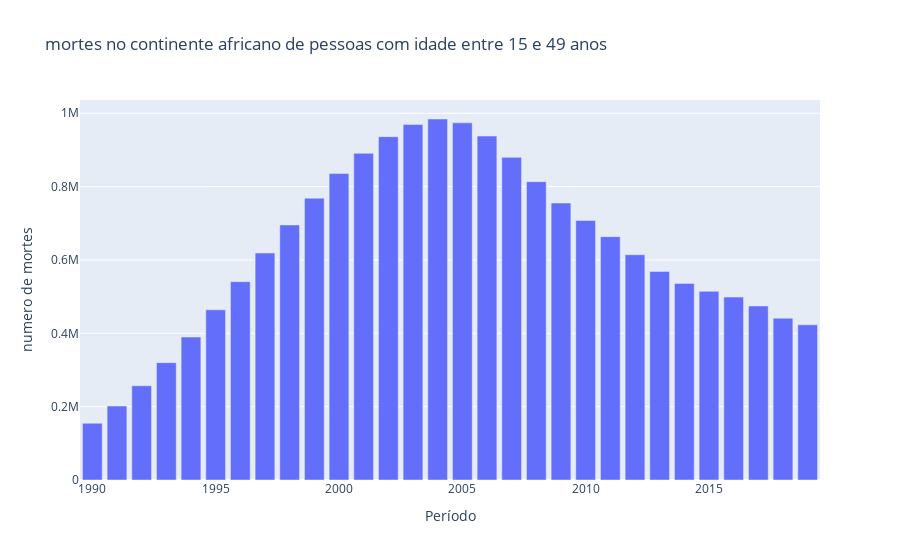

Notebook source saved alongside this figure:
### Code cell
data = [go.Bar(x=africa_df['Year'].values,
               y=soma_por_ano_africa['Deaths - HIV/AIDS - Sex: Both - Age: 15-49 years (Number)'])]
               

#criando layout
configuracoes_layout = go.Layout(title='mortes no continente africano de pessoas com idade entre 15 e 49 anos',
                                 yaxis={'title': 'numero de mortes'},
                                 xaxis={'title': 'Período'})

#objeto figura

fig4 = go.Figure(data=data, layout=configuracoes_layout)

#plotando o grafico
py.iplot(fig4)

### Figure 1 — Plotly figure (JSON) as saved in the notebook; plotly's stock layout.template omitted (floating-point values rounded to 4 significant figures; data arrays with more than 128 entries replaced by an {"elided": "..."} marker saying what was removed)
{"data": [{"type": "bar", "x": {"elided": "1500 int values"}, "y": [154823, 201682, 256962, 320020, 389682, 464068, 540846, 618913, 695522, 768527, 835568, 890746, 936260, 969654, 984343, 973884, 937798, 879712, 813570, 755026, 707762, 663613, 614253, 568776, 536117, 514458, 498742, 474467, 441204, 423185]}], "layout": {"title": {"text": "mortes no continente africano de pessoas com idade entre 15 e 49 anos"}, "xaxis": {"title": {"text": "Período"}}, "yaxis": {"title": {"text": "numero de mortes"}}}}
